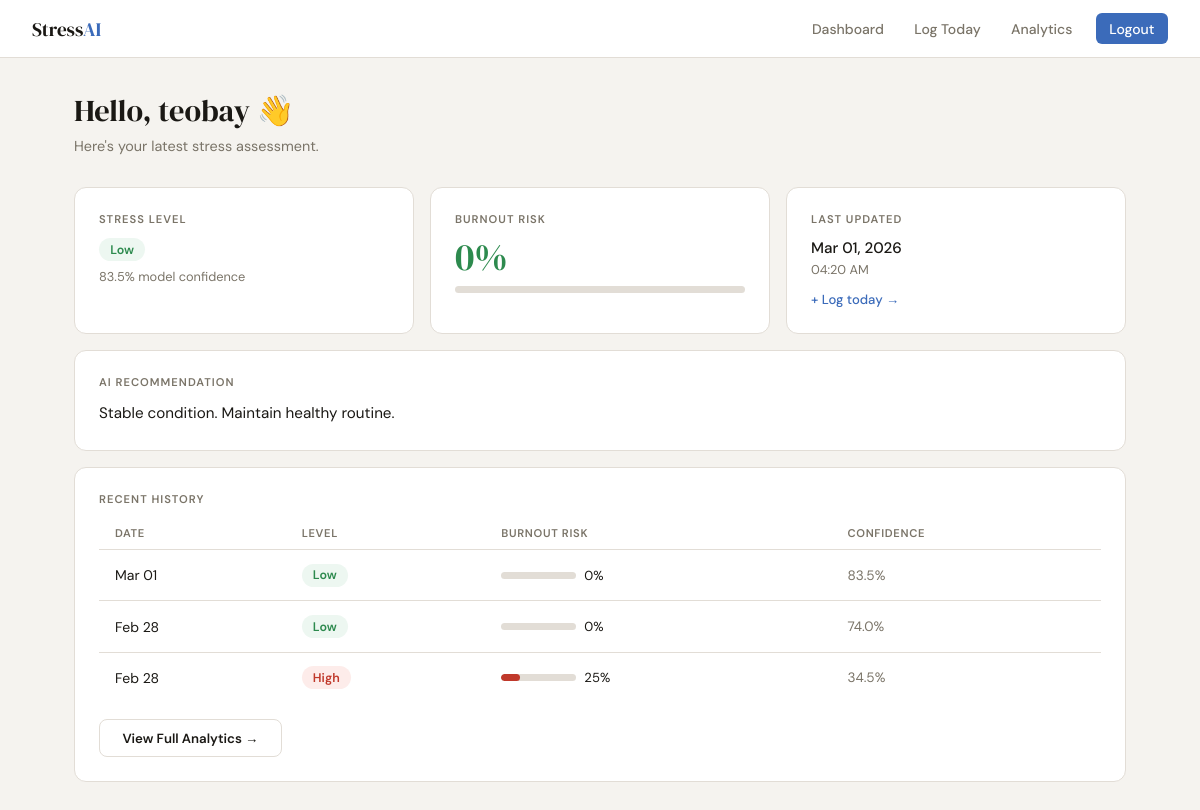
The page /dashboard (signed in) on the database its author committed.
### app.py (models this page shows)
class User(UserMixin, db.Model):
    id = db.Column(db.Integer, primary_key=True)
    username = db.Column(db.String(100), unique=True)
    email = db.Column(db.String(100))
    password = db.Column(db.String(200))
    role = db.Column(db.String(20), default="student")  # FIX: added role field
    created_at = db.Column(db.DateTime, default=datetime.utcnow)

class StressPredictionResult(db.Model):
    id = db.Column(db.Integer, primary_key=True)
    user_id = db.Column(db.Integer, db.ForeignKey('user.id'))  # FIX: added FK
    stress_prediction = db.Column(db.String(50))
    stress_confidence = db.Column(db.Float)
    burnout_risk = db.Column(db.Float)
    suggested_action = db.Column(db.String(300))
    alert_sent = db.Column(db.Boolean, default=False)  # FIX: added alert flag
    created_at = db.Column(db.DateTime, default=datetime.utcnow)
    user = db.relationship('User', backref='predictions')

### app.py (the view)
@app.route("/dashboard")
@login_required
def dashboard():
    latest_result = StressPredictionResult.query.filter_by(
        user_id=current_user.id
    ).order_by(StressPredictionResult.created_at.desc()).first()
    history = StressPredictionResult.query.filter_by(
        user_id=current_user.id
    ).order_by(StressPredictionResult.created_at.desc()).limit(7).all()
    return render_template("dashboard.html", result=latest_result, history=history)

### app.py (called while the page is built)
@login_manager.user_loader
def load_user(user_id):
    return User.query.get(int(user_id))

### templates/dashboard.html (shortened to what this page needs)
{% extends "base.html" %}
{% block content %}
<div class="container">
  <div class="page-header">
    <h1>Hello, {{ current_user.username }} 👋</h1>
    <p>Here's your latest stress assessment.</p>
  </div>
  {% if result %}
    {% set level   = result.stress_prediction %}
    {% set burnout = result.burnout_risk | int %}
    <div class="grid-3" style="margin-bottom:1rem">
      <div class="card">
        <div class="card-title">Stress Level</div>
        <div style="margin-bottom:0.4rem">
          <span class="badge badge-{{ level | lower }}">{{ level }}</span>
        </div>
        <div style="font-size:0.8rem; color:var(--muted)">{{ result.stress_confidence }}% model confidence</div>
      </div>
      <div class="card">
        <div class="card-title">Burnout Risk</div>
        <div class="stat-value" style="color:
          {% if burnout > 70 %}var(--high)
          {% elif burnout > 40 %}var(--mod)
          {% else %}var(--low){% endif %}">
          {{ burnout }}%
        </div>
        <div style="margin-top:0.6rem">
          <div class="progress-wrap">
          </div>
        </div>
      </div>
      <div class="card">
        <div class="card-title">Last Updated</div>
        <div style="font-size:0.95rem; font-weight:500">{{ result.created_at.strftime("%b %d, %Y") }}</div>
        <div style="font-size:0.8rem; color:var(--muted); margin-top:0.2rem">{{ result.created_at.strftime("%I:%M %p") }}</div>
        <a href="{{ url_for('daily_form') }}"
           style="display:inline-block; margin-top:0.8rem; font-size:0.82rem; color:var(--accent); text-decoration:none; font-weight:500">
          + Log today →
        </a>
      </div>
    </div>
    <div class="card" style="margin-bottom:1rem">
      <div class="card-title">AI Recommendation</div>
      <p style="font-size:0.95rem; line-height:1.65">{{ result.suggested_action }}</p>
    </div>
    {% if history and history | length > 1 %}
    <div class="card">
      <div class="card-title">Recent History</div>
      <table>
        <thead>
          <tr>
            <th>Date</th>
            <th>Level</th>
            <th>Burnout Risk</th>
            <th>Confidence</th>
          </tr>
        </thead>
        <tbody>
          {% for r in history %}
          <tr>
            <td>{{ r.created_at.strftime("%b %d") }}</td>
            <td><span class="badge badge-{{ r.stress_prediction | lower }}">{{ r.stress_prediction }}</span></td>
            <td>
              <div style="display:flex; align-items:center; gap:0.5rem">
                <div class="progress-wrap" style="width:75px">
                  <div class="progress-bar pb-{{ r.stress_prediction | lower }}" style="width:{{ r.burnout_risk }}%"></div>
                </div>
                <span style="font-size:0.82rem">{{ r.burnout_risk | int }}%</span>
              </div>
            </td>
            <td style="color:var(--muted); font-size:0.85rem">{{ r.stress_confidence }}%</td>
          </tr>
          {% endfor %}
        </tbody>
      </table>
      <div style="margin-top:1rem">
        <a href="{{ url_for('analytics') }}" class="btn btn-outline" style="font-size:0.83rem">View Full Analytics →</a>
      </div>
    </div>
    {% endif %}
  {% endif %}
</div>
{% endblock %}

### templates/base.html (style rules this page uses)
*, *::before, *::after { box-sizing: border-box; margin: 0; padding: 0; }
:root { --bg: #f5f3ef; --card: #ffffff; --text: #1a1814; --muted: #7a7468; --border: #e2ddd6; --low: #2d8a4e; --low-bg: #edf7f1; --mod: #c47c20; --mod-bg: #fef7ec; --high: #c0392b; --high-bg: #fdecea; --accent: #3b6bba; --accent-bg:#eef2fb; }
body { font-family: 'DM Sans', sans-serif; background: var(--bg); color: var(--text); min-height: 100vh; }
.container { max-width: 1100px; margin: 0 auto; padding: 2rem 1.5rem; }
.page-header { margin-bottom: 2rem; }
.page-header h1 { font-family: 'DM Serif Display', serif; font-size: 1.9rem; font-weight: 400; }
.page-header p { color: var(--muted); margin-top: 0.35rem; font-size: 0.9rem; }
.card { background: var(--card); border: 1px solid var(--border); border-radius: 12px; padding: 1.5rem; }
.card-title { font-size: 0.7rem; font-weight: 600; letter-spacing: 0.09em; text-transform: uppercase; color: var(--muted); margin-bottom: 0.75rem; }
.grid-3 { display: grid; grid-template-columns: repeat(3, 1fr); gap: 1rem; }
.badge { display: inline-block; padding: 0.22rem 0.7rem; border-radius: 99px; font-size: 0.78rem; font-weight: 600; }
.badge-high { background: var(--high-bg); color: var(--high); }
.badge-low { background: var(--low-bg); color: var(--low); }
.stat-value { font-family: 'DM Serif Display', serif; font-size: 2.4rem; line-height: 1; }
.btn { display: inline-block; padding: 0.6rem 1.4rem; border-radius: 8px; font-size: 0.88rem; font-weight: 600; cursor: pointer; border: none; font-family: inherit; transition: all 0.15s; text-decoration: none; }
.btn-outline { background: transparent; border: 1.5px solid var(--border); color: var(--text); }
.progress-wrap { background: var(--border); border-radius: 99px; height: 7px; overflow: hidden; }
.progress-bar { height: 100%; border-radius: 99px; transition: width 0.6s ease; }
.pb-high { background: var(--high); }
table { width: 100%; border-collapse: collapse; font-size: 0.875rem; }
th { text-align: left; padding: 0.55rem 1rem; font-size: 0.7rem; font-weight: 600; letter-spacing: 0.06em; text-transform: uppercase; color: var(--muted); border-bottom: 1px solid var(--border); }
td { padding: 0.85rem 1rem; border-bottom: 1px solid var(--border); vertical-align: middle; }
tr:last-child td { border-bottom: none; }

### rows shown on the page
User: username "teobay"
StressPredictionResult: stress_prediction "Low", stress_confidence "83.5", created_at "Mar 01, 2026", created_at "04:20 AM", suggested_action "Stable condition. Maintain healthy routine.", created_at "Mar 01", burnout_risk "0"
StressPredictionResult: created_at "Feb 28", stress_prediction "Low", burnout_risk "0", stress_confidence "74.0"
StressPredictionResult: created_at "Feb 28", stress_prediction "High", burnout_risk "25", stress_confidence "34.5"

### other values the page prints
{{ burnout }} "0"
